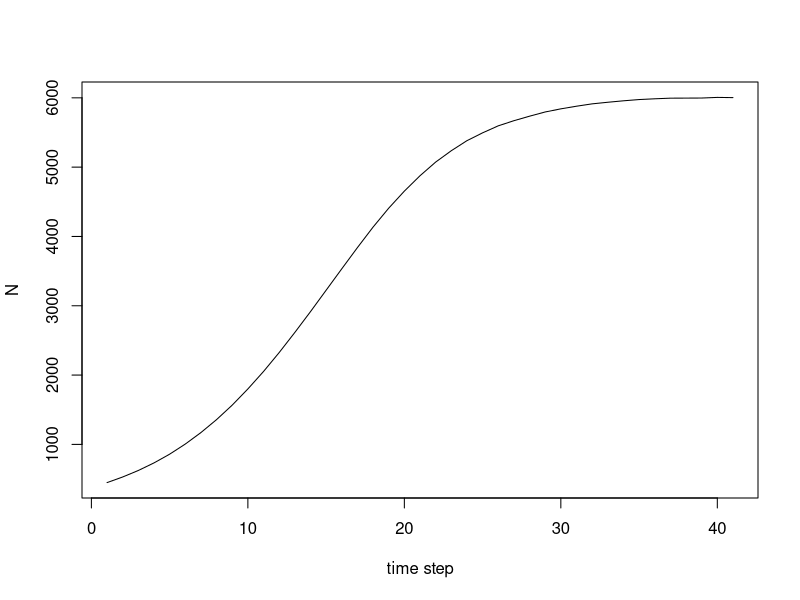
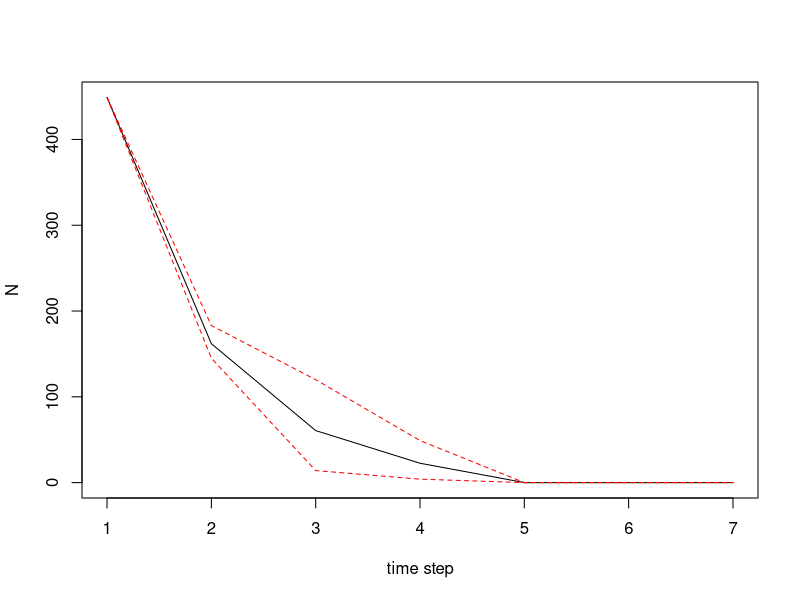
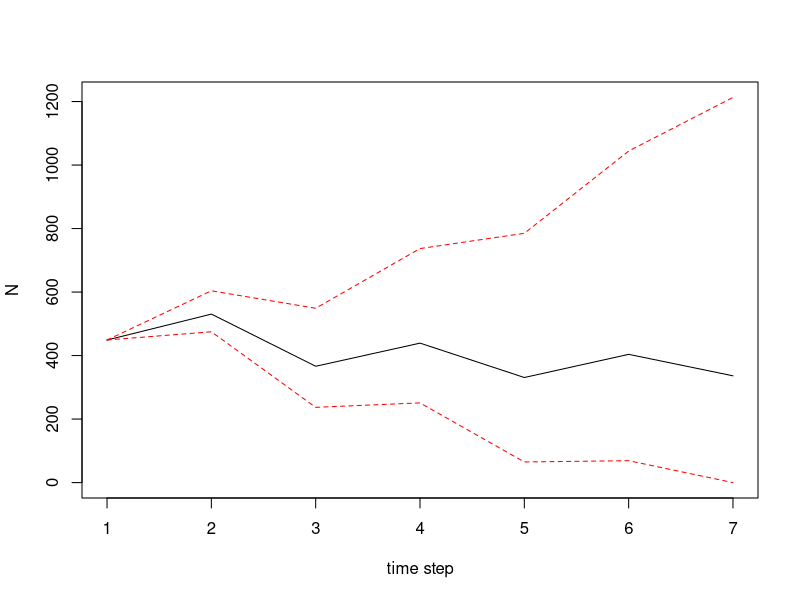

Write the R code that produced these figures, in order.
## Rapid pig eradication assessment for Kangaroo Island
## PIRSA & Flinders University
## Corey Bradshaw
## March 2021

## remove everything
rm(list = ls())

library(gtools)

# stochastic beta sampler (single sample)
stoch.beta.func <- function(mu, var) {
  Sx <- rbeta(length(mu), (((1 - mu) / var - 1 / mu) * mu ^ 2), ((((1 - mu) / var - 1 / mu) * mu ^ 2)*(1 / mu - 1)))
  return(params=Sx)
}

sightBias <- 0.9
totA <- 1619.92 # km2
meanD <- (137+263)/totA * (1/sightBias)
SD.D <- 10 # %
habQ.class <- c(1,2,3,7,9,10)
habQ.A <- c(47.38, 787.14, 18.23, 372.47, 59.75, 334.96)
K.N <- 6000
maxD <- K.N/totA

# estimated total population (west end of KI only)
Kvec <- round(habQ.class/5 * maxD * habQ.A, 0)
Nvec1 <- round(habQ.class/5 * meanD * habQ.A, 0)
Nvec1/Kvec
totN <- round(sum(habQ.class/5 * meanD * habQ.A), 0)
totN

habQ <- data.frame(habQ.class, habQ.A, Kvec)
habQ

# pop dynamic model
rmax <- 0.34 # McMahon et al. 2010
theta <- 1.3 # McMahon et al. 2020
propMov <- 0.01 # proportion moving into another habitat class each time step

# kill distribution
# % pigs killed per hab quality class
killdist <- c(0,51,6,138,10,58)/2
killdistprop <- killdist/sum(killdist)

## cost info
mean.cost1 <- 418 # dollars per pig at start

N.start <- Nvec1 # - (263*killdistprop)
N.start <- ifelse(N.start < 0, 1, N.start)
N.start

# 1 step
N.start[2] * exp(rmax*(1-(N.start[2]/Kvec[2])^theta))


Nnew <- round(N.start * exp(rmax*(1-(N.start/Kvec)^theta)), 0)
Nmig <- round(Nnew * propMov, 0)
Nupd <- Nnew - Nmig + sample(Nmig, length(Nnew), replace=F)
Nupd <- ifelse(Nupd < 0, 0, Nupd)


###############################
## Scenario 1: No cull
## time to reach K
proj.int <- 20 # years

Nmat <- matrix(data = NA, nrow = (2*proj.int)+1, ncol=length(N.start))
Nmat[1,] <- N.start
Nmat

for (t in 1:(proj.int*2)) {
  Nmat[t+1,] <- round(Nmat[t,] * exp((rmax/2)*(1-(Nmat[t,]/Kvec)^theta)), 0)
  Nmig <- round(Nmat[t+1,] * propMov, 0)
  Nmat[t+1,] <- Nmat[t+1,] - Nmig + sample(Nmig, length(Nmat[t+1,]), replace=F)
  Nmat[t+1,] <- ifelse(Nmat[t+1,] < 0, 0, Nmat[t+1,])
}
Nmat

Npred <- rowSums(Nmat)
plot(1:dim(Nmat)[1], Npred, type="l",xlab="time step", ylab="N")




#########################################################################################
## stochastic, assuming 5% variation in following parameters: K, killdist, rmax, propMov
## Scenario 2: 90% winter kill rate
summer.cost1 <- 418 # dollars per pig at start
tc.hours <- 250 # total winter hours of thermal aerial culling
area.cph <- 500 # area culled per hour (ha) 
tot.area.tc <- (tc.hours * area.cph)/100 # total area covered by thermal culls (km2)
propcull.ta <- tot.area.tc/1619.92 # proportion of total area culled
costph <- 600000/250 # cost per hour in dollars
kill.efficiency <- 0.9
stochSD <- 0.05
iter <- 10000
itdiv <- iter/10

proj.int <- 3 # years
eradThresh <- 2 # eradication threshold
Npred.mat <- matrix(data=NA, nrow = iter, ncol = (2*proj.int)+1)
totCost <- erad <- rep(NA,iter)

for (i in 1:iter) {
  
  propMovStoch <- stoch.beta.func(propMov, stochSD*propMov)
  Kstoch <- round(rnorm(length(Kvec), mean=Kvec, sd=stochSD*Kvec),0)
  killdistStoch <- rpois(length(killdist), killdist)
  killtot <- round(sum(killdistStoch),0)
  rmaxStoch <- stoch.beta.func(rmax, stochSD*rmax)
    
  Nmat <- matrix(data = NA, nrow = (2*proj.int)+1, ncol=length(N.start))
  Nmat[1,] <- N.start
  Nmat
  cost.vec <- rep(NA,(2*proj.int)+1)
  
  for (t in 1:(proj.int*2)) {
    Nmat[t+1,] <- round(Nmat[t,] * exp((rmaxStoch/2)*(1-(Nmat[t,]/Kstoch)^theta)), 0)
    Nmig <- round(Nmat[t+1,] * propMovStoch, 0)
    Nmat[t+1,] <- Nmat[t+1,] - Nmig + sample(Nmig, length(Nmat[t+1,]), replace=F)
    Nmat[t+1,] <- ifelse(Nmat[t+1,] < 0, 0, Nmat[t+1,])
    Nmat[t+1,] <- ifelse(is.na(Nmat[t+1,]) == T, 0, Nmat[t+1,])
    
    ## summer culling
    if (t+1 > 2 & odd(t+1) == T) {
      Nkill1 <- round((killtot * Nmat[t+1,]/sum(Nmat[t+1,],na.rm=T)),0)
      Nkill1 <- ifelse(is.na(Nkill1) == T, 0, Nkill1)
      #Nkill2 <- round((sum.aerial.cull[t+1] * Nmat[t+1,]/sum(Nmat[t+1,],na.rm=T)),0)
      Nupd <- Nmat[t+1,] - Nkill1
      Nupd <- ifelse(Nupd < 0, 0, Nupd)
      Nmat[t+1,] <- Nupd
      
      cost.vec[t+1] <- (summer.cost1 * round(sum(Nkill1),0))
    }
    
    ## winter culling
    if (t+1 > 1 & even(t+1) == T) {
      Nupd <- Nmat[t+1,] - round((propcull.ta * kill.efficiency * Nmat[t+1,]), 0)
      Nupd <- ifelse(Nupd < 0, 0, Nupd)
      Nkilled <- Nmat[t+1,] - Nupd
      Nmat[t+1,] <- Nupd
      cost.vec[t+1] <- 600000
    }
    
  }
  
  Npred.mat[i, ] <- rowSums(Nmat, na.rm=T)
  totCost[i] <- sum(cost.vec,na.rm=T)
  erad[i] <- ifelse(Npred.mat[i,dim(Npred.mat)[2]] < eradThresh, 1, 0)  
  if (i %% itdiv==0) print(i) 
  
}

Pr.erad <- sum(erad, na.rm=T)/iter
Npred.mean <- apply(Npred.mat, MARGIN=2, mean, na.rm=T)
Npred.lo <- apply(Npred.mat, MARGIN=2, quantile, probs=0.025, na.rm=T)
Npred.up <- apply(Npred.mat, MARGIN=2, quantile, probs=0.975, na.rm=T)

plot(1:dim(Npred.mat)[2], Npred.mean, type="l", xlab="time step", ylab="N", ylim=c(min(Npred.lo),max(Npred.up)))
lines(1:dim(Npred.mat)[2], Npred.lo, lty=2, col="red")
lines(1:dim(Npred.mat)[2], Npred.up, lty=2, col="red")
Pr.erad

stoch.out <- data.frame(1:dim(Npred.mat)[2], Npred.mean, Npred.up, Npred.lo)
colnames(stoch.out) <- c("t", "Nmn", "Nup", "Nlo")
#setwd("/Users/brad0317/Documents/Biology/Pigs/")
write.csv(stoch.out, file="stoch1.csv")

mean(totCost)
quantile(totCost,probs=0.025,na.rm=T)
quantile(totCost,probs=0.975,na.rm=T)



#########################################################################################
## stochastic, assuming 5% variation in following parameters: K, killdist, rmax, propMov
## Scenario 3: additional, small aerial cull late summer
stochSD <- 0.05
iter <- 10000
itdiv <- iter/10

sum.aerial.cull <- c(0,0,130,0,65,0,33)

proj.int <- 3 # years
eradThresh <- 2 # eradication threshold
Npred.mat <- matrix(data=NA, nrow = iter, ncol = (2*proj.int)+1)
totCost <- erad <- rep(NA,iter)

for (i in 1:iter) {
  
  propMovStoch <- stoch.beta.func(propMov, stochSD*propMov)
  Kstoch <- round(rnorm(length(Kvec), mean=Kvec, sd=stochSD*Kvec),0)
  killdistStoch <- rpois(length(killdist), killdist)
  killtot <- round(sum(killdistStoch),0)
  rmaxStoch <- stoch.beta.func(rmax, stochSD*rmax)
  
  Nmat <- matrix(data = NA, nrow = (2*proj.int)+1, ncol=length(N.start))
  Nmat[1,] <- N.start
  Nmat
  cost.vec <- rep(NA,(2*proj.int)+1)
  
  for (t in 1:(proj.int*2)) {
    Nmat[t+1,] <- round(Nmat[t,] * exp((rmaxStoch/2)*(1-(Nmat[t,]/Kstoch)^theta)), 0)
    Nmig <- round(Nmat[t+1,] * propMovStoch, 0)
    Nmat[t+1,] <- Nmat[t+1,] - Nmig + sample(Nmig, length(Nmat[t+1,]), replace=F)
    Nmat[t+1,] <- ifelse(Nmat[t+1,] < 0, 0, Nmat[t+1,])
    Nmat[t+1,] <- ifelse(is.na(Nmat[t+1,]) == T, 0, Nmat[t+1,])
    
    ## summer culling
    if (t+1 > 2 & odd(t+1) == T) {
      Nkill1 <- round((killtot * Nmat[t+1,]/sum(Nmat[t+1,],na.rm=T)),0)
      Nkill1 <- ifelse(is.na(Nkill1) == T, 0, Nkill1)
      Nkill2 <- round((sum.aerial.cull[t+1] * Nmat[t+1,]/sum(Nmat[t+1,],na.rm=T)),0)
      Nkill2 <- ifelse(is.na(Nkill2) == T, 0, Nkill2)
      Nupd <- Nmat[t+1,] - Nkill1 - Nkill2 
      Nupd <- ifelse(Nupd < 0, 0, Nupd)
      Nmat[t+1,] <- Nupd
      
      cost.vec[t+1] <- (summer.cost1 * round(sum(Nkill1),0)) + 100000
    }
    
  }
  
  Npred.mat[i, ] <- rowSums(Nmat,na.rm=T)
  totCost[i] <- sum(cost.vec,na.rm=T)
  erad[i] <- ifelse(Npred.mat[i,dim(Npred.mat)[2]] < eradThresh, 1, 0)  
  if (i %% itdiv==0) print(i) 
  
}

Pr.erad <- sum(erad, na.rm=T)/iter
Npred.mean <- apply(Npred.mat, MARGIN=2, mean, na.rm=T)
Npred.lo <- apply(Npred.mat, MARGIN=2, quantile, probs=0.025, na.rm=T)
Npred.up <- apply(Npred.mat, MARGIN=2, quantile, probs=0.975, na.rm=T)

plot(1:dim(Npred.mat)[2], Npred.mean, type="l", xlab="time step", ylab="N", ylim=c(min(Npred.lo),max(Npred.up)))
lines(1:dim(Npred.mat)[2], Npred.lo, lty=2, col="red")
lines(1:dim(Npred.mat)[2], Npred.up, lty=2, col="red")
Pr.erad

stoch.out <- data.frame(1:dim(Npred.mat)[2], Npred.mean, Npred.up, Npred.lo)
colnames(stoch.out) <- c("t", "Nmn", "Nup", "Nlo")
#setwd("/Users/brad0317/Documents/Biology/Pigs/")
write.csv(stoch.out, file="stoch2.csv")

mean(totCost)
quantile(totCost,probs=0.025,na.rm=T)
quantile(totCost,probs=0.975,na.rm=T)
